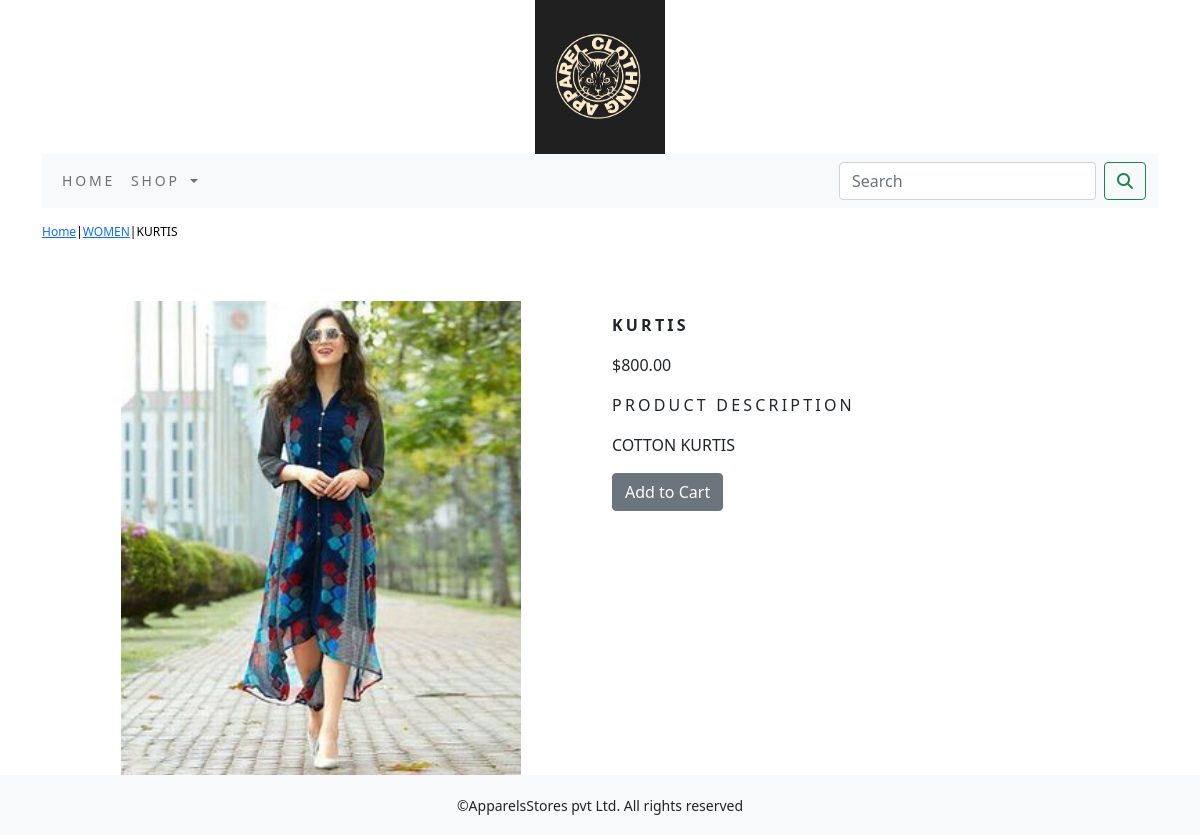
Screenshot of /shop/women/kurtis/ with the database file from the repository.
### ecommerceapp/models.py (models this page shows, shortened)
class Product(models.Model):
    name =models.CharField(max_length=250,unique=True)
    slug = models.SlugField(max_length=250,unique=True)
    description=models.TextField(blank=True)
    price=models.DecimalField(max_digits=10,decimal_places=2)
    category=models.ForeignKey(Category,on_delete=models.CASCADE)
    image=models.ImageField(upload_to='products',blank=True)
    stock=models.IntegerField()
    available=models.BooleanField(default=True)
    created=models.DateTimeField(auto_now_add=True)
    updated=models.DateTimeField(auto_now=True)
    class Meta:
        ordering= ('name',)
        verbose_name='product'
        verbose_name_plural='products'

class Category(models.Model):
    name=models.CharField(max_length=250,unique=True)
    slug=models.SlugField(max_length=250,unique=True)
    description=models.TextField(blank=True)
    image=models.ImageField(upload_to='category',blank=True)
    class Meta:
        ordering= ('name',)
        verbose_name='category'
        verbose_name_plural='categories'
    def get_url(self):
        return reverse('ecommerceapp:products_by_category', args=[self.slug])
    def __str__(self):
        return '{}'.format(self.name)

### ecommerceapp/views.py (the view)
# urls.py: path('<slug:c_slug>/<slug:product_slug>/',views.allproDetail, name='prodCatdetail'),
def allproDetail(request,c_slug,product_slug):
    try:
        product=Product.objects.get(category__slug=c_slug,slug=product_slug)
    except Exception as e:
        raise e
    return render(request,'product.html',{'product':product})

### cart/context_processors.py (called while the page is built)
def counter(request):
    item_count=0
    if 'admin' in request.path:
        return {}
    else:
        try:
            cart=Cart.objects.filter(cart_id=_cart_id(request))
            cart_items=CartItem.objects.all().filter(cart=cart[:1])
            for cart_item in cart_items:
                item_count += cart_item.quantity
        except Cart. DoesNotExist:
            item_count=0
    return dict(item_count=item_count)

### cart/views.py (called while the page is built)
def _cart_id(request):
    cart=request.session.session_key
    if not cart:
        cart=request.session.create()
    return cart

### ecommerceapp/context_processors.py (called while the page is built)
def menu_links(request):
    links=Category.objects.all()
    return dict(links=links)

### templates/product.html (shortened to what this page needs)
{% extends 'base.html' %}
{% load static %}
{% block content %}
<div class="row my_prod_row_class">
    <div class="mx-auto">
        <p><a href="{% url 'ecommerceapp:allProdCat' %}">Home</a>|<a href="{{product.category.get_url}}">{{product.category}}</a>|<a>{{product.name}}</a></p>
    </div>
</div>
<div class="container">
 <br>
<div class="row">
    <div class="col-12 col-sm-12 col-md-12 col-lg-6 text-center">
        <div style="min-width:18rem">
            <img src="{{product.image.url}}" alt="{{product.image}}" style="width:75%">
        </div>
    </div>
        <div class="col-12 col-sm-12 col-md-12 col-lg-6">
            <div>
            <h1 class="my_prod_title"><b>{{product.name}}</b></h1>
            <p>${{product.price}}</P>
            <p class="my_title">Product Description</p>
            <P class="text-justify my_prod_text">{{product.description}}</P>
            {% if product.stock <= 0 %}
            <p class="text-justify my_prod_text"><b>Out of Stock</b></p>
            {% else %}
            <a class="btn btn-secondary" href="{% url 'cart:add_cart' product.id %}">Add to Cart</a>
            {% endif %}
            </div>
        </div>
</div>
</div>
{% endblock %}

### static/css/custom.css (style rules this page uses)
body { font-family: 'Roboto', sans-serif; }
.my_title { font-size:16px; text-transform:uppercase; letter-spacing:.2em; }
.my_prod_row_class { padding-top:15px; padding-bottom:20px; }
.my_prod_row_class .mx-auto { color:#000; font-size:12px; text-decoration:none; }
.my_prod_title { font-size:16px; text-transform:uppercase; letter-spacing:.2em; padding-top:15px; padding-bottom:10px; }
.my_prod_text { padding-right:20px; }

### rows the page displays
Product: category "WOMEN", name "KURTIS", image (picture), price "800.00", description "COTTON KURTIS"
